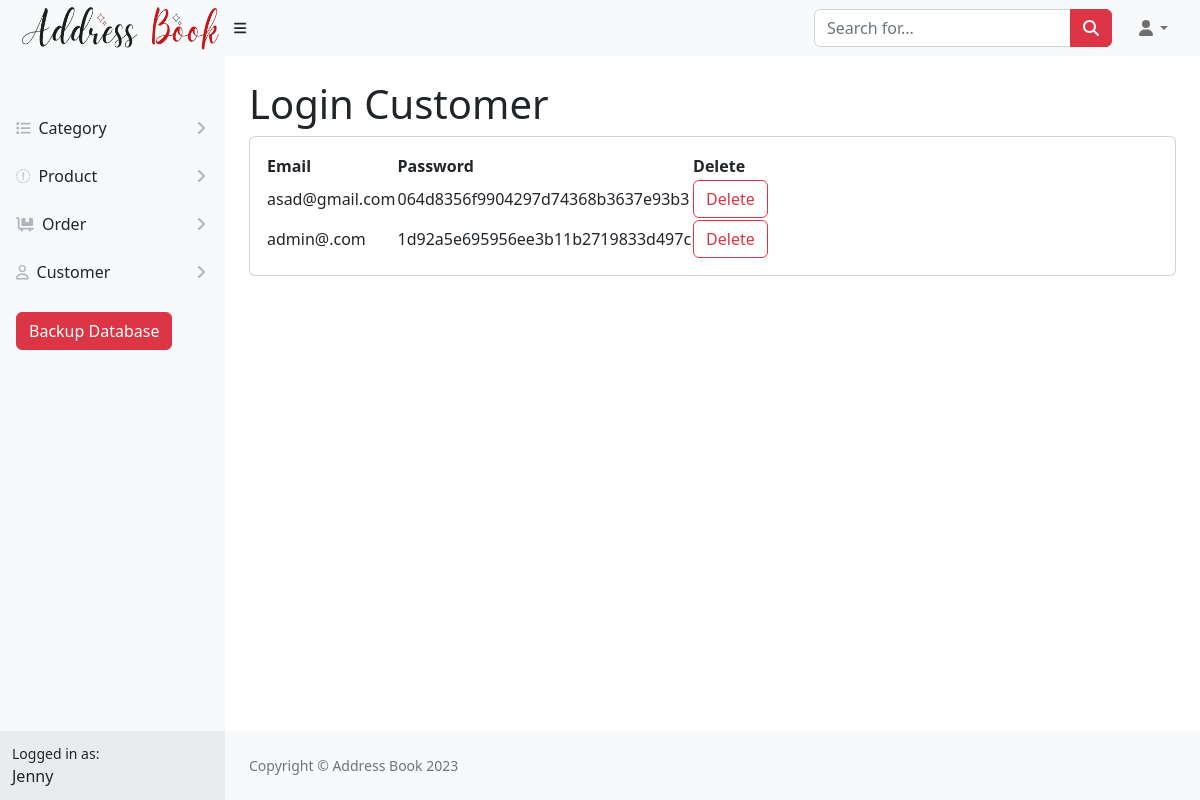
Page /admin/vlogin.php on the committed database.
### tables this page shows
CREATE TABLE `users` (
  `id` int(11) NOT NULL,
  `name` varchar(50) NOT NULL,
  `email` varchar(50) NOT NULL,
  `password` text NOT NULL,
  `role` int(11) NOT NULL
);

### admin/vlogin.php (the view)
<?php include "./header.php"; ?>
<div id="layoutSidenav_content">
                <main>
                    <div class="container-fluid px-4">
                        <h1 class="mt-4">Login Customer</h1>
                        <div class="card mb-4">
                            <div class="card-body">
                                <table id="datatablesSimple">
                                    <thead>
                                        <tr>
                                            <th>Email</th>
                                            <th>Password</th>
                                            <th>Delete</th>
                                        </tr>
                                    </thead>
                                    <tbody>
                                    <?php
                                        include "./data.php";
                                        $query = "SELECT * FROM users";
                                        $result = mysqli_query($con, $query);
                                        foreach($result as $item){
                                        ?>
                                        <tr>
                                            <td><?php echo $item['email']?></td>
                                            <td><?php echo $item['password']?></td>
                                            <td><a href="./dlogin.php?id=<?php echo $item['id'] ?>">
                                            <button type="button" class="btn btn-outline-danger">Delete</button>
                                        </a></td>
                                        </tr>
                                        <?php } ?>
                                    </tbody>
                                </table>
                            </div>
                        </div>
                    </div>
                </main>
<?php include "./footer.php"; ?>

### rows in the picture
users: email "asad@gmail.com", password "064d8356f9904297d74368b3637e93b3"
users: email "admin@.com", password "1d92a5e695956ee3b11b2719833d497c"
